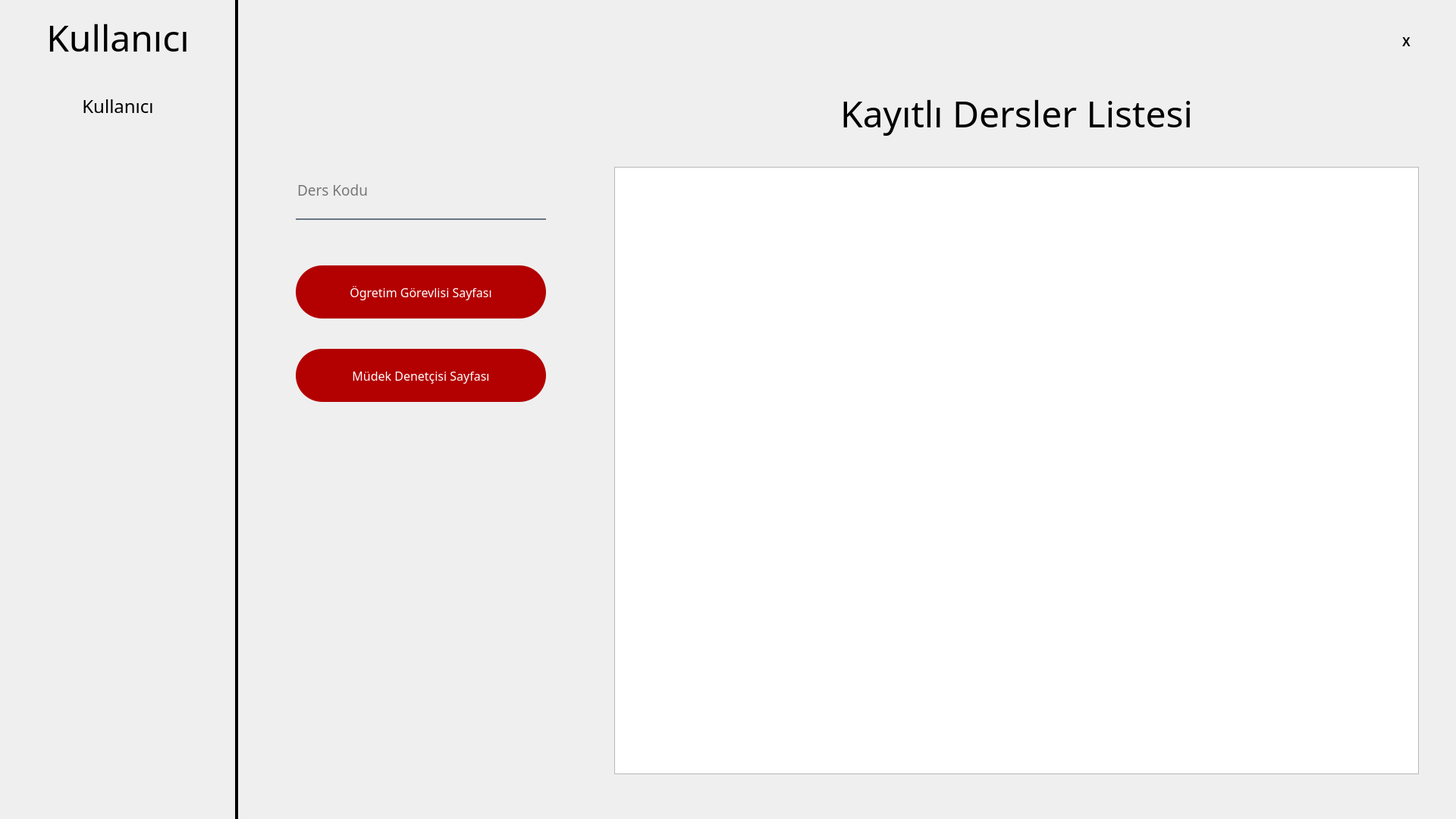
<?xml version="1.0" encoding="UTF-8"?>
<ui version="4.0">
 <class>MainWindow</class>
 <widget class="QMainWindow" name="MainWindow">
  <property name="geometry">
   <rect>
    <x>0</x>
    <y>0</y>
    <width>1920</width>
    <height>1080</height>
   </rect>
  </property>
  <property name="font">
   <font>
    <pointsize>10</pointsize>
   </font>
  </property>
  <property name="windowTitle">
   <string>MainWindow</string>
  </property>
  <widget class="QWidget" name="centralwidget">
   <widget class="QPushButton" name="btnAcademician">
    <property name="geometry">
     <rect>
      <x>390</x>
      <y>350</y>
      <width>330</width>
      <height>70</height>
     </rect>
    </property>
    <property name="font">
     <font>
      <family>Dubai Medium</family>
      <pointsize>12</pointsize>
     </font>
    </property>
    <property name="styleSheet">
     <string notr="true">QPushButton#btnAcademician{	
	background-color: rgb(179, 0, 0);
	color: white;
	border-radius:35px;
}
QPushButton#btnAcademician:hover{	
	background-color: qlineargradient(spread:pad, x1:0, y1:0.505682, x2:1, y2:0.477, stop:0 rgb(243, 0, 0), stop:1  rgb(243, 0, 0));
}
QPushButton#btnAcademician:pressed{
	padding-left:2px;
	padding-top:2px;	
	background-color: rgb(179, 0, 0);
}</string>
    </property>
    <property name="text">
     <string>Ögretim Görevlisi Sayfası</string>
    </property>
   </widget>
   <widget class="QPushButton" name="btnQuit">
    <property name="geometry">
     <rect>
      <x>1839</x>
      <y>40</y>
      <width>31</width>
      <height>30</height>
     </rect>
    </property>
    <property name="font">
     <font>
      <family>Arial</family>
      <pointsize>12</pointsize>
      <weight>75</weight>
      <bold>true</bold>
     </font>
    </property>
    <property name="styleSheet">
     <string notr="true">QPushButton#btnQuit{	
	background-color: transparent;
	color: rgb(0, 0, 0);
	border-radius:5px;
}
QPushButton#btnQuit:hover{	
	background-color: qlineargradient(spread:pad, x1:0, y1:0.505682, x2:1, y2:0.477, stop:0 rgb(255, 65, 65), stop:1  rgb(255, 65, 65));
}
QPushButton#btnQuit:pressed{
	padding-left:2px;
	padding-top:2px;	
	background-color: rgb(255, 65, 65);
}</string>
    </property>
    <property name="text">
     <string>X</string>
    </property>
    <property name="icon">
     <iconset>
      <normaloff>:/icons/feather/x.svg</normaloff>:/icons/feather/x.svg</iconset>
    </property>
    <property name="iconSize">
     <size>
      <width>25</width>
      <height>25</height>
     </size>
    </property>
   </widget>
   <widget class="QLineEdit" name="lineLessonCode">
    <property name="geometry">
     <rect>
      <x>390</x>
      <y>220</y>
      <width>330</width>
      <height>70</height>
     </rect>
    </property>
    <property name="font">
     <font>
      <family>Dubai Medium</family>
      <pointsize>14</pointsize>
     </font>
    </property>
    <property name="styleSheet">
     <string notr="true">background-color:rgba(0,0,0,0);
border:none;
border-bottom:2px solid rgba(105,118,132,255);
color:black;
padding-bottom:7px;</string>
    </property>
    <property name="echoMode">
     <enum>QLineEdit::Normal</enum>
    </property>
    <property name="placeholderText">
     <string>Ders Kodu</string>
    </property>
   </widget>
   <widget class="QLabel" name="bg1">
    <property name="geometry">
     <rect>
      <x>310</x>
      <y>0</y>
      <width>4</width>
      <height>1080</height>
     </rect>
    </property>
    <property name="font">
     <font>
      <family>Dubai Medium</family>
      <pointsize>36</pointsize>
     </font>
    </property>
    <property name="styleSheet">
     <string notr="true">background-color: rgb(0, 0, 0);</string>
    </property>
    <property name="text">
     <string>&lt;html&gt;&lt;head/&gt;&lt;body&gt;&lt;p align=&quot;center&quot;&gt;&lt;br/&gt;&lt;/p&gt;&lt;/body&gt;&lt;/html&gt;</string>
    </property>
   </widget>
   <widget class="QLabel" name="title3">
    <property name="geometry">
     <rect>
      <x>0</x>
      <y>0</y>
      <width>311</width>
      <height>100</height>
     </rect>
    </property>
    <property name="font">
     <font>
      <family>Dubai Medium</family>
      <pointsize>36</pointsize>
     </font>
    </property>
    <property name="text">
     <string>&lt;html&gt;&lt;head/&gt;&lt;body&gt;&lt;p align=&quot;center&quot;&gt;Kullanıcı&lt;/p&gt;&lt;/body&gt;&lt;/html&gt;</string>
    </property>
   </widget>
   <widget class="QLabel" name="titleUser">
    <property name="geometry">
     <rect>
      <x>0</x>
      <y>90</y>
      <width>311</width>
      <height>100</height>
     </rect>
    </property>
    <property name="font">
     <font>
      <family>Dubai Light</family>
      <pointsize>18</pointsize>
     </font>
    </property>
    <property name="text">
     <string>&lt;html&gt;&lt;head/&gt;&lt;body&gt;&lt;p align=&quot;center&quot;&gt;Kullanıcı&lt;/p&gt;&lt;/body&gt;&lt;/html&gt;</string>
    </property>
    <property name="alignment">
     <set>Qt::AlignCenter</set>
    </property>
   </widget>
   <widget class="QLabel" name="title4">
    <property name="geometry">
     <rect>
      <x>1020</x>
      <y>100</y>
      <width>641</width>
      <height>100</height>
     </rect>
    </property>
    <property name="font">
     <font>
      <family>Dubai Medium</family>
      <pointsize>36</pointsize>
     </font>
    </property>
    <property name="text">
     <string>&lt;html&gt;&lt;head/&gt;&lt;body&gt;&lt;p align=&quot;center&quot;&gt;Kayıtlı Dersler Listesi&lt;/p&gt;&lt;/body&gt;&lt;/html&gt;</string>
    </property>
   </widget>
   <widget class="QTextBrowser" name="listLessons">
    <property name="geometry">
     <rect>
      <x>810</x>
      <y>220</y>
      <width>1061</width>
      <height>801</height>
     </rect>
    </property>
    <property name="font">
     <font>
      <family>Dubai Light</family>
      <pointsize>18</pointsize>
     </font>
    </property>
    <property name="styleSheet">
     <string notr="true"/>
    </property>
   </widget>
   <widget class="QPushButton" name="btnMudekEmployee">
    <property name="geometry">
     <rect>
      <x>390</x>
      <y>460</y>
      <width>330</width>
      <height>70</height>
     </rect>
    </property>
    <property name="font">
     <font>
      <family>Dubai Medium</family>
      <pointsize>12</pointsize>
     </font>
    </property>
    <property name="styleSheet">
     <string notr="true">QPushButton#btnMudekEmployee{	
	background-color: rgb(179, 0, 0);
	color: white;
	border-radius:35px;
}
QPushButton#btnMudekEmployee:hover{	
	background-color: qlineargradient(spread:pad, x1:0, y1:0.505682, x2:1, y2:0.477, stop:0 rgb(243, 0, 0), stop:1  rgb(243, 0, 0));
}
QPushButton#btnMudekEmployee:pressed{
	padding-left:2px;
	padding-top:2px;	
	background-color: rgb(179, 0, 0);
}</string>
    </property>
    <property name="text">
     <string>Müdek Denetçisi Sayfası</string>
    </property>
   </widget>
  </widget>
 </widget>
 <resources>
  <include location="res.qrc"/>
 </resources>
 <connections/>
</ui>
